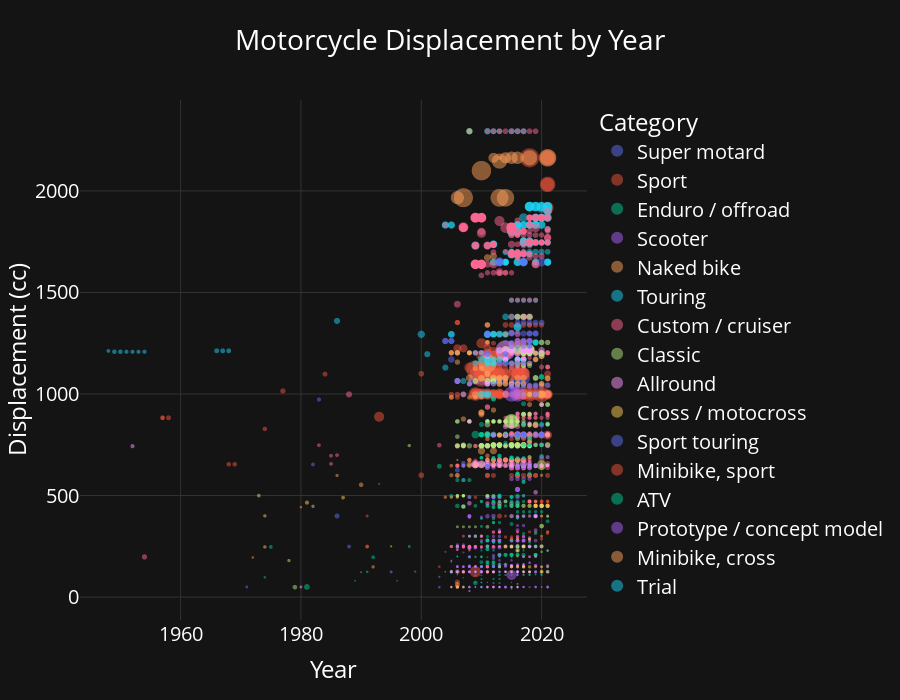

Notebook code for this chart:
### Markdown cell above
### Chart divided in two
 > Our professor doesn't like it

### Code cell
# Keep only the columns we need for this scatter
df_year_cc = df.dropna(subset=["Year", "Displacement_cc", "Price_adj"])
df_year_price = df.dropna(subset=["Year", "Price_adj"])

df_year_cc = df_year_cc[df_year_cc["Displacement_cc"] < 3000]
# create a scatterplot with Year on x, Displacement_cc on y to see if there are any trends
fig4 = px.scatter(
    df_year_cc,
    x="Year",
    y="Displacement_cc",
    color="Category",
    hover_name="Model", # when hovering, show the model, really cute
    color_discrete_sequence=px.colors.qualitative.Plotly,
    opacity=0.5,
    size="Price_adj",
    height=700,
    title="Motorcycle Displacement by Year",
    labels={
        "Year": "Year",
        "Displacement_cc": "Displacement (cc)",
        "Category": "Category"
    }
)
fig4.update_traces(marker=dict(line=dict(width=0)))
set_theme(fig4).show()

### Figure 1 — Plotly figure (JSON) as saved in the notebook; plotly's stock layout.template omitted (floating-point values rounded to 4 significant figures; data arrays with more than 128 entries replaced by an {"elided": "..."} marker saying what was removed)
{"data": [{"hovertemplate": "<b>%{hovertext}</b><br><br>Category=Super motard<br>Year=%{x}<br>Displacement (cc)=%{y}<br>Price_adj=%{marker.size}<extra></extra>", "hovertext": {"elided": "139 str values"}, "legendgroup": "Super motard", "marker": {"color": "#636EFA", "line": {"width": 0}, "opacity": 0.5, "size": {"elided": "139 float values"}, "sizemode": "area", "sizeref": 492.2, "symbol": "circle"}, "mode": "markers", "name": "Super motard", "showlegend": true, "type": "scattergl", "x": {"elided": "139 int values"}, "xaxis": "x", "y": {"elided": "139 float values"}, "yaxis": "y"}, {"hovertemplate": "<b>%{hovertext}</b><br><br>Category=Sport<br>Year=%{x}<br>Displacement (cc)=%{y}<br>Price_adj=%{marker.size}<extra></extra>", "hovertext": {"elided": "469 str values"}, "legendgroup": "Sport", "marker": {"color": "#EF553B", "line": {"width": 0}, "opacity": 0.5, "size": {"elided": "469 float values"}, "sizemode": "area", "sizeref": 492.2, "symbol": "circle"}, "mode": "markers", "name": "Sport", "showlegend": true, "type": "scattergl", "x": {"elided": "469 int values"}, "xaxis": "x", "y": {"elided": "469 float values"}, "yaxis": "y"}, {"hovertemplate": "<b>%{hovertext}</b><br><br>Category=Enduro / offroad<br>Year=%{x}<br>Displacement (cc)=%{y}<br>Price_adj=%{marker.size}<extra></extra>", "hovertext": {"elided": "210 str values"}, "legendgroup": "Enduro / offroad", "marker": {"color": "#00CC96", "line": {"width": 0}, "opacity": 0.5, "size": {"elided": "210 float values"}, "sizemode": "area", "sizeref": 492.2, "symbol": "circle"}, "mode": "markers", "name": "Enduro / offroad", "showlegend": true, "type": "scattergl", "x": {"elided": "210 int values"}, "xaxis": "x", "y": {"elided": "210 float values"}, "yaxis": "y"}, {"hovertemplate": "<b>%{hovertext}</b><br><br>Category=Scooter<br>Year=%{x}<br>Displacement (cc)=%{y}<br>Price_adj=%{marker.size}<extra></extra>", "hovertext": {"elided": "504 str values"}, "legendgroup": "Scooter", "marker": {"color": "#AB63FA", "line": {"width": 0}, "opacity": 0.5, "size": {"elided": "504 float values"}, "sizemode": "area", "sizeref": 492.2, "symbol": "circle"}, "mode": "markers", "name": "Scooter", "showlegend": true, "type": "scattergl", "x": {"elided": "504 int values"}, "xaxis": "x", "y": {"elided": "504 float values"}, "yaxis": "y"}, {"hovertemplate": "<b>%{hovertext}</b><br><br>Category=Naked bike<br>Year=%{x}<br>Displacement (cc)=%{y}<br>Price_adj=%{marker.size}<extra></extra>", "hovertext": {"elided": "323 str values"}, "legendgroup": "Naked bike", "marker": {"color": "#FFA15A", "line": {"width": 0}, "opacity": 0.5, "size": {"elided": "323 float values"}, "sizemode": "area", "sizeref": 492.2, "symbol": "circle"}, "mode": "markers", "name": "Naked bike", "showlegend": true, "type": "scattergl", "x": {"elided": "323 int values"}, "xaxis": "x", "y": {"elided": "323 float values"}, "yaxis": "y"}, {"hovertemplate": "<b>%{hovertext}</b><br><br>Category=Touring<br>Year=%{x}<br>Displacement (cc)=%{y}<br>Price_adj=%{marker.size}<extra></extra>", "hovertext": {"elided": "285 str values"}, "legendgroup": "Touring", "marker": {"color": "#19D3F3", "line": {"width": 0}, "opacity": 0.5, "size": {"elided": "285 float values"}, "sizemode": "area", "sizeref": 492.2, "symbol": "circle"}, "mode": "markers", "name": "Touring", "showlegend": true, "type": "scattergl", "x": {"elided": "285 int values"}, "xaxis": "x", "y": {"elided": "285 float values"}, "yaxis": "y"}, {"hovertemplate": "<b>%{hovertext}</b><br><br>Category=Custom / cruiser<br>Year=%{x}<br>Displacement (cc)=%{y}<br>Price_adj=%{marker.size}<extra></extra>", "hovertext": {"elided": "492 str values"}, "legendgroup": "Custom / cruiser", "marker": {"color": "#FF6692", "line": {"width": 0}, "opacity": 0.5, "size": {"elided": "492 float values"}, "sizemode": "area", "sizeref": 492.2, "symbol": "circle"}, "mode": "markers", "name": "Custom / cruiser", "showlegend": true, "type": "scattergl", "x": {"elided": "492 int values"}, "xaxis": "x", "y": {"elided": "492 float values"}, "yaxis": "y"}, {"hovertemplate": "<b>%{hovertext}</b><br><br>Category=Classic<br>Year=%{x}<br>Displacement (cc)=%{y}<br>Price_adj=%{marker.size}<extra></extra>", "hovertext": {"elided": "196 str values"}, "legendgroup": "Classic", "marker": {"color": "#B6E880", "line": {"width": 0}, "opacity": 0.5, "size": {"elided": "196 float values"}, "sizemode": "area", "sizeref": 492.2, "symbol": "circle"}, "mode": "markers", "name": "Classic", "showlegend": true, "type": "scattergl", "x": {"elided": "196 int values"}, "xaxis": "x", "y": {"elided": "196 float values"}, "yaxis": "y"}, {"hovertemplate": "<b>%{hovertext}</b><br><br>Category=Allround<br>Year=%{x}<br>Displacement (cc)=%{y}<br>Price_adj=%{marker.size}<extra></extra>", "hovertext": ["Ducati Scrambler Nightshift", "Kawasaki Versys 650", "Kawasaki Versys 650 LT", "California Scooter RX4", "Kawasaki Versys 650", "Kawasaki Z900RS Black Edition", "Triumph Tiger 1200 XCA", "BMW F 800 R", "Genuine Scooter G400C", "Kawasaki Versys  650 ABS", "Sommer Diesel 516", "Suzuki TU250X", "Suzuki VanVan 200", "Bennche MB200", "Kawasaki Versys  650 ABS", "Leonart Heritage 125", "MH Bogga 125", "Moto Guzzi V9 Bobber", "Suzuki GSX650F", "Suzuki GW250", "Suzuki TU250X", "Suzuki VanVan 125", "Suzuki VanVan 200", "Triumph Tiger 1200 XCA", "Triumph Tiger 1200 XCX", "Triumph Tiger 1200 XR", "Triumph Tiger 1200 XRT", "Triumph Tiger 1200 XRX", "Triumph Tiger 1200 XRX Low", "UM Renegade Commando", "Yamaha SR400", "BMW R 1200 R ", "BMW R 1200 RS", "Brixton BX 125", "Brudeli 654L", "Kreidler Dice CR 125 NPJ Edition", "Moto Guzzi V9 Bobber", "Romet ADV 150", "Romet RX 125 Tour", "Romet Z 175", "Romet Z-One T125", "Romet ZXT 125", "Suzuki GW250", "Suzuki TU250X", "Suzuki VanVan 200", "Triumph Tiger Explorer XCa", "Triumph Tiger Explorer XCx", "Triumph Tiger Explorer XCx Low", "Triumph Tiger Explorer XR", "Triumph Tiger Explorer XRt", "Triumph Tiger Explorer XRx", "Triumph Tiger Explorer XRx Low", "Yamaha SR400", "BMW R 1200 R ", "BMW R 1200 RS", "Di Blasi Express 50", "Kawasaki Versys  650", "Kreidler Dice CR 125", "Mash Cafe Racer 125", "Mash Cafe Racer 250 Black Edition", "Mash Scrambler 125", "Mash Seventy 125", "Mash Seventy Five 125", "Mash Two Fifty", "Motorhispania Street 125 AC", "Sommer Diesel 462", "Suzuki GW250", "Suzuki TU250X", "Yamaha SR400", "Aprilia Mana 850 GT ABS", "Brudeli 654L", "Di Blasi Express ", "KTM 1050 Adventure", "KTM 1290 Super Adventure", "Sommer Diesel 462", "Suzuki GSX650F ABS", "Suzuki GW250", "Suzuki GW250Z", "Suzuki TU250X", "Triumph Tiger Explorer", "Triumph Tiger Explorer XC ABS", "Aprilia Mana 850 GT ABS", "BMW R 1200 R ", "BMW R 1200 R 90 Years", "BMW R 1200 R Classic", "BMW R 1200 R DarkWhite Special Model", "Romet Ogar Caffe 125", "Romet Z 175", "Romet ZK 125", "Triumph Tiger Explorer", "Triumph Tiger Explorer XC", "Brudeli 654L", "Di Blasi Express 50", "Johnny Pag RX 320i", "Sommer Diesel 462", "Triumph Tiger Explorer", "Derbi Terra 125", "Di Blasi Express 50", "Sommer Diesel 462", "Suzuki V-Strom 650 ABS", "Tomos Racing 45", "Triumph Tiger 800XC", "Brudeli 654L", "Derbi Terra 125", "Moto Morini Granpasso 1200", "Sommer Diesel 462", "Suzuki GSX650F", "Tomos Streetmate 45", "Triumph New Tiger 800", "Triumph Tiger 1050", "Triumph Tiger 1050  SE", "Brudeli 654L", "Brudeli 654L", "Hyosung Karion 125 Citytrail", "Sachs Saxylight", "Sommer Diesel 462", "Triumph Scrambler", "Triumph Tiger", "Hyosung RT 125 D", "Bajaj Pulsar 180 DTSi ETEC", "Hyosung RT 125 Karion", "Simson S51 B1-4", "Harley-Davidson Model K"], "legendgroup": "Allround", "marker": {"color": "#FF97FF", "line": {"width": 0}, "opacity": 0.5, "size": [12090.0, 9299, 9299, 5648.0, 8689.0, 11730.0, 23030.0, 11550.0, 4874.0, 8796.0, 11430.0, 4927.0, 4927.0, 754.3, 8740.0, 3401.0, 2962.0, 11320.0, 12940.0, 4423.0, 4963.0, 3668.0, 4963.0, 23470.0, 17810.0, 17810.0, 22720.0, 20230.0, 20500.0, 3560.0, 6474.0, 15580.0, 16580.0, 2917.0, 27640.0, 4012.0, 11600.0, 1707.0, 1423.0, 1850.0, 1992.0, 1138.0, 4531.0, 4863.0, 5084.0, 22880.0, 20950.0, 20950.0, 17910.0, 21890.0, 20170.0, 19900.0, 6632.0, 15910.0, 16930.0, 2252.0, 9031.0, 2934.0, 2974.0, 3720.0, 2788.0, 2353.0, 2850.0, 3713.0, 1658.0, 11550.0, 4628.0, 4967.0, 6763.0, 12800.0, 28580.0, 2287.0, 12570.0, 18290.0, 11570.0, 9797.0, 4686.0, 4686.0, 5029.0, 18180.0, 20010.0, 13730.0, 12690.0, 13090.0, 13650.0, 12690.0, 1347.0, 1797.0, 1298.0, 17970.0, 196900.0, 29080.0, 2321.0, 4652.0, 11450.0, 18260.0, 4936.0, 2355.0, 11360.0, 9795.0, 1609.0, 14160.0, 30120.0, 4986.0, 16950.0, 9938.0, 9515.0, 1773.0, 8601.0, 14450.0, 16860.0, 31070.0, 37890.0, 3385.0, 2520.0, 10110.0, 10070.0, 13840.0, 4186.0, 1819.0, 4312.0, 5426.0, 8845.0], "sizemode": "area", "sizeref": 492.2, "symbol": "circle"}, "mode": "markers", "name": "Allround", "showlegend": true, "type": "scattergl", "x": [2021, 2021, 2021, 2020, 2020, 2020, 2020, 2019, 2019, 2019, 2019, 2019, 2019, 2018, 2018, 2018, 2018, 2018, 2018, 2018, 2018, 2018, 2018, 2018, 2018, 2018, 2018, 2018, 2018, 2018, 2018, 2017, 2017, 2017, 2017, 2017, 2017, 2017, 2017, 2017, 2017, 2017, 2017, 2017, 2017, 2017, 2017, 2017, 2017, 2017, 2017, 2017, 2017, 2016, 2016, 2016, 2016, 2016, 2016, 2016, 2016, 2016, 2016, 2016, 2016, 2016, 2016, 2016, 2016, 2015, 2015, 2015, 2015, 2015, 2015, 2015, 2015, 2015, 2015, 2015, 2015, 2014, 2014, 2014, 2014, 2014, 2014, 2014, 2014, 2014, 2014, 2013, 2013, 2013, 2013, 2013, 2012, 2012, 2012, 2012, 2012, 2012, 2011, 2011, 2011, 2011, 2011, 2011, 2011, 2011, 2011, 2010, 2009, 2008, 2008, 2008, 2008, 2008, 2007, 2005, 2005, 1980, 1952], "xaxis": "x", "y": [803, 649, 649, 450, 649, 948, 1215, 798, 397, 649, 516, 249, 199, 196, 649, 125, 125, 853, 656, 248, 248, 125, 199, 1215, 1215, 1215, 1215, 1215, 1215, 125, 399, 1170, 1170, 124, 654.7, 125, 853, 149, 124, 163, 125, 124, 248, 248, 199, 1215, 1215, 1215, 1215, 1215, 1215, 1215, 399, 1170, 1170, 49.9, 649, 125, 124.6, 249, 124.6, 124.6, 124.6, 249, 125, 462, 248, 248, 399, 839.3, 654.7, 49.9, 1050, 1301, 462, 656, 248, 248, 248, 1215, 1215, 839.3, 1170, 1170, 1170, 1170, 124.5, 163, 124.5, 1215, 1215, 654.7, 49.9, 320, 462, 1215, 124.2, 49.9, 462, 645, 49.7, 799, 654.7, 124.2, 1187, 462, 656, 49, 799, 1050, 1050, 654.7, 654.7, 124.5, 30, 462, 865, 1050, 124.5, 180, 124, 49.8, 743], "yaxis": "y"}, {"hovertemplate": "<b>%{hovertext}</b><br><br>Category=Cross / motocross<br>Year=%{x}<br>Displacement (cc)=%{y}<br>Price_adj=%{marker.size}<extra></extra>", "hovertext": ["Honda CRF150R", "Honda CRF450R", "Honda CRF450RL", "KTM 450 SX-F", "Honda CRF125F", "Honda CRF150R", "Honda CRF450L", "Honda CRF450R", "Honda CRF450RWE", "Husqvarna FC 250", "Husqvarna FC 350", "Husqvarna TC 125", "Honda CRF150R", "Honda CRF450L", "Honda CRF450R", "Honda CRF450R Slettes", "Honda CRF125F", "Honda CRF150R", "Honda CRF450R", "Honda CRF125F", "Honda CRF150R", "Honda CRF150R Expert", "Honda CRF250R", "Honda CRF450R", "Pitster Pro LXR 250F MX - Enduro EFI", "Honda CRF125F", "Honda CRF150R", "Honda CRF250R", "Honda CRF450R", "Motors Europe FX125x", "Motors Europe FX150", "Motors Europe FX200", "Motors Europe FX250", "Motors Europe MX4", "Motors Europe MX4 Pro", "Motors Europe RX250", "Motors Europe RX250R", "Honda CRF125F", "Honda CRF150R Expert", "Honda CRF150R II", "Honda CRF250R", "Honda CRF450R", "Honda CRF125F", "Honda CRF250R", "Honda CRF150RII", "Honda CRF450R", "ATK 450 MX", "PRC (Pro Racing Cycles) LX-RR Works", "Hyosung XRX 125", "PRC (Pro Racing Cycles) LX-RR Works", "PRC (Pro Racing Cycles) Phantom LX 50", "PRC (Pro Racing Cycles) Phantom LX-R 50", "Honda CR 250 R", "Yamaha YZ490", "Yamaha IT465", "AJS Stormer Y4 250 Mk 2", "CZ 400 MX Type 981"], "legendgroup": "Cross / motocross", "marker": {"color": "#FECB52", "line": {"width": 0}, "opacity": 0.5, "size": [5199, 9599, 9999, 10199, 3245.0, 5339.0, 10890.0, 9841.0, 9841.0, 9631.0, 10360.0, 7747.0, 5404.0, 11020.0, 9856.0, 9856.0, 3236.0, 5502.0, 9873.0, 3205.0, 5516.0, 5682.0, 8400.0, 9782.0, 4973.0, 3160.0, 5644.0, 8579.0, 9821.0, 2471.0, 2347.0, 2968.0, 3341.0, 1366.0, 1986.0, 3962.0, 4707.0, 3200.0, 5876.0, 5831.0, 8688.0, 9945.0, 3662.0, 8698.0, 5804.0, 9817.0, 9534.0, 4834.0, 3911.0, 6719.0, 2552.0, 3628.0, 2845.0, 7156.0, 8943.0, 6315.0, 6596.0], "sizemode": "area", "sizeref": 492.2, "symbol": "circle"}, "mode": "markers", "name": "Cross / motocross", "showlegend": true, "type": "scattergl", "x": [2021, 2021, 2021, 2021, 2020, 2020, 2020, 2020, 2020, 2020, 2020, 2020, 2019, 2019, 2019, 2019, 2018, 2018, 2018, 2017, 2017, 2017, 2017, 2017, 2017, 2016, 2016, 2016, 2016, 2016, 2016, 2016, 2016, 2016, 2016, 2016, 2016, 2015, 2015, 2015, 2015, 2015, 2014, 2014, 2013, 2013, 2007, 2007, 2006, 2006, 2006, 2006, 1995, 1987, 1981, 1974, 1974], "xaxis": "x", "y": [149, 449.7, 449, 449.3, 124.9, 149, 449, 449.7, 449.7, 249.9, 349.7, 124.8, 149, 449, 449.7, 449.7, 124.9, 149, 449.7, 124.9, 149, 149, 249, 449.7, 250, 124.9, 149, 249, 449.7, 125, 150, 200, 250, 50, 65, 250, 250, 124.9, 149.7, 149.7, 249, 449.7, 124.9, 249, 149.7, 449.7, 446, 49.5, 125, 50, 49, 49, 250, 490, 465, 247, 400], "yaxis": "y"}, {"hovertemplate": "<b>%{hovertext}</b><br><br>Category=Sport touring<br>Year=%{x}<br>Displacement (cc)=%{y}<br>Price_adj=%{marker.size}<extra></extra>", "hovertext": ["Kawasaki Versys 1000 SE LT Plus", "Yamaha Tenere 700", "Kawasaki Concours 14 ABS", "MV Agusta Turismo Veloce Lusso", "MV Agusta Turismo Veloce Lusso RC SCS", "MV Agusta Turismo Veloce Lusso SCS", "Motus MSTR", "Yamaha Tenere 700", "BMW F 800 GT", "Kawasaki Concours 14 ABS", "Kawasaki Ninja H2 SX SE Plus", "Kawasaki Versys 1000 SE LT Plus", "Kawasaki Versys 650LT", "Yamaha FJR1300A", "Yamaha FJR1300ES", "Honda ST1300 ABS", "Honda VFR1200X", "Honda VFR1200X DCT", "Kawasaki Concours 14 ABS", "Kawasaki Versys 1000LT", "Kawasaki Versys 650LT", "Suzuki Bandit 1250 ABS", "Suzuki Bandit 1250S ABS", "Yamaha FJR1300A", "Yamaha FJR1300ES", "BMW F 800 GT", "Honda ST1300 ABS", "Honda VFR1200X DCT", "Kawasaki Concours 14 ABS", "Kawasaki Versys 1000LT", "Kawasaki Versys 650LT", "MV Agusta Stradale 800", "MV Agusta Turismo Veloce 800", "MV Agusta Turismo Veloce 800 Lusso", "MV Agusta Turismo Veloce 800 RC", "Moto Guzzi Norge GT 8V", "Motus MST", "Motus MSTR", "Suzuki Bandit 1250S ABS", "Yamaha FJR1300ES", "BMW F 800 GT", "Honda ST1300 ABS", "Honda VFR1200X DCT", "Kawasaki Concours  14 ABS", "Kawasaki Versys 1000LT", "Kawasaki Versys 650LT", "MV Agusta Stradale 800", "MV Agusta Turismo Veloce 800", "MV Agusta Turismo Veloce 800 Lusso", "Moto Guzzi Norge GT 8V", "Yamaha FJR1300A", "Honda VFR1200X Crosstourer", "Kawasaki Versys 1000LT", "Moto Guzzi Norge GT 8V", "Suzuki Bandit 1250F ABS", "Yamaha FJR1300ES", "Aprilia Caponord 1200 ABS", "Aprilia Dorsoduro 1200 ATC ABS", "BMW F 800 GT", "Moto Guzzi Norge GT 8V", "Suzuki Bandit 1250F ABS", "Moto Guzzi Norge GT 8V", "Motus MST", "Motus MST-R", "BMW F 800 ST", "Triumph Sprint GT", "BMW K 1300 S ", "Ducati Multistrada 1200", "Ducati Multistrada 1200 S Sport", "Hyosung GT650S", "Suzuki V-Strom 650", "Suzuki V-Strom 650 ABS", "Yamaha FJR1300A", "Buell XB12XT Ulysses", "Buell Ulysses XB12XT", "Triumph Sprint ST", "Bajaj Pulsar 220 DTS-Fi", "Hyosung GT650R TTC", "Kawasaki Ninja 650R", "MZ 1000ST SuperTraveller", "Moto Guzzi LeMans Nero Corsa", "Moto Guzzi V11 Le Mans", "BMW R 1200 ST", "Honda ST 1300", "Honda ST 1300 ABS", "Honda ST 1300", "Honda ST 1300 ABS", "Honda VTR 250 Interceptor", "Honda VF 400 F", "Honda CB1000C", "Yamaha Seca", "Zündapp KS 50 Super Sport type 517-20"], "legendgroup": "Sport touring", "marker": {"color": "#636EFA", "line": {"width": 0}, "opacity": 0.5, "size": [18199, 9999, 16330.0, 21880.0, 21880.0, 21880.0, 38710.0, 10470.0, 14840.0, 16530.0, 26500.0, 19080.0, 9750.0, 17380.0, 19080.0, 19670.0, 17260.0, 17700.0, 16830.0, 14030.0, 9711.0, 10680.0, 10680.0, 17700.0, 19420.0, 11050.0, 20150.0, 18650.0, 17240.0, 14370.0, 9948.0, 16140.0, 17690.0, 21330.0, 25750.0, 17960.0, 34240.0, 40870.0, 10940.0, 19900.0, 13660.0, 20580.0, 18060.0, 17500.0, 14680.0, 10050.0, 16480.0, 18060.0, 21450.0, 18390.0, 19620.0, 22130.0, 14630.0, 18620.0, 12810.0, 19310.0, 17740.0, 17740.0, 10290.0, 18650.0, 11820.0, 18840.0, 36000.0, 42980.0, 14810.0, 15810.0, 21140.0, 18060.0, 24090.0, 6865.0, 9034.0, 9756.0, 18660.0, 16150.0, 16410.0, 13840.0, 2712.0, 8618.0, 8363.0, 14480.0, 19480.0, 16120.0, 20800.0, 19010.0, 20530.0, 19360.0, 20800.0, 6867.0, 12650.0, 9925.0, 7862.0, 5152.0], "sizemode": "area", "sizeref": 492.2, "symbol": "circle"}, "mode": "markers", "name": "Sport touring", "showlegend": true, "type": "scattergl", "x": [2021, 2021, 2020, 2020, 2020, 2020, 2020, 2020, 2019, 2019, 2019, 2019, 2019, 2019, 2019, 2018, 2018, 2018, 2018, 2018, 2018, 2018, 2018, 2018, 2018, 2017, 2017, 2017, 2017, 2017, 2017, 2017, 2017, 2017, 2017, 2017, 2017, 2017, 2017, 2017, 2016, 2016, 2016, 2016, 2016, 2016, 2016, 2016, 2016, 2016, 2016, 2015, 2015, 2015, 2015, 2015, 2014, 2014, 2014, 2014, 2014, 2013, 2013, 2013, 2012, 2012, 2011, 2011, 2011, 2011, 2011, 2011, 2011, 2010, 2009, 2008, 2007, 2007, 2007, 2007, 2006, 2006, 2005, 2005, 2005, 2004, 2004, 1988, 1986, 1983, 1982, 1971], "xaxis": "x", "y": [1043, 689, 1352, 798, 798, 798, 1650, 689, 798, 1352, 998, 1043, 649, 1298, 1298, 1261, 1237, 1237, 1352, 1043, 649, 1255, 1255, 1298, 1298, 798, 1261, 1237, 1352, 1043, 649, 798, 798, 798, 798, 1151, 1650, 1650, 1255, 1298, 798, 1261, 1237, 1352, 1043, 649, 798, 798, 798, 1151, 1298, 1237, 1043, 1151, 1255, 1298, 1197, 1197, 798, 1151, 1255, 1151, 1650, 1650, 798, 1050, 1293, 1198.0, 1198.0, 647, 645, 645, 1298, 1203.0, 1203.0, 1050, 220, 647, 649, 999, 1064, 1064, 1170, 1261, 1261, 1261, 1261, 249, 399, 973, 653, 50], "yaxis": "y"}, {"hovertemplate": "<b>%{hovertext}</b><br><br>Category=Minibike, sport<br>Year=%{x}<br>Displacement (cc)=%{y}<br>Price_adj=%{marker.size}<extra></extra>", "hovertext": ["Benelli TNT 135"], "legendgroup": "Minibike, sport", "marker": {"color": "#EF553B", "line": {"width": 0}, "opacity": 0.5, "size": [2826.0], "sizemode": "area", "sizeref": 492.2, "symbol": "circle"}, "mode": "markers", "name": "Minibike, sport", "showlegend": true, "type": "scattergl", "x": [2020], "xaxis": "x", "y": [134.7], "yaxis": "y"}, {"hovertemplate": "<b>%{hovertext}</b><br><br>Category=ATV<br>Year=%{x}<br>Displacement (cc)=%{y}<br>Price_adj=%{marker.size}<extra></extra>", "hovertext": ["Honda FourTrax Rancher", "Kawasaki Brute Force 750 4x4i EPS", "Kawasaki Brute Force 750 4x4i EPS Camo", "Honda FourTrax Rancher", "Kawasaki Brute Force 750 4x4i", "Access Shade Sport 650", "Access Shade Sport 850", "Access Shade Xtreme 850", "Honda FourTrax Rancher", "Kawasaki Brute Force  750 4x4i EPS Camo", "Kawasaki Brute Force 300", "Kawasaki Brute Force 750 4x4i", "Bennche Gray Wolf 500", "Bennche Gray Wolf 700", "Honda FourTrax Rancher", "Kawasaki Brute Force 750 4x4i EPS", "Polaris Sportsman 450 HO", "Polaris Sportsman 570", "Polaris Sportsman 570 SP", "Polaris Sportsman 850", "Polaris Sportsman 850 SP", "Polaris Sportsman XP 1000", "Access AMS 4.38 SM Gear Shift", "Access AMS 4.38 SX Gear Shift", "Access AMS 6.46 Basic", "Access AMS 6.46 Lux", "Access AMS 6.46 Lux Long", "Access AMS 8.57 Lux LV", "Bennche Gray Wolf 500", "Bennche Gray Wolf 700", "Honda FourTrax Foreman Rubicon", "Honda FourTrax Rancher", "Suzuki QuadSport Z250", "Bennche Gray Wolf 500", "Bennche Gray Wolf 700", "Goes G 300 S", "Goes G 400i SM", "Goes G 450R SM", "Goes G 520 EPS", "Goes G 520 F Max", "Goes G 520F", "Triton Baja 50", "Triton Black Lizard 450", "Triton Defcon 700", "Triton RS 700 Roadster", "Bennche Gray Wolf 500", "Hyosung TE450S", "Polaris Sportsman 800 EFI", "Hyosung TE450S", "Kymco MXU 150", "Kymco MXU 300", "Kymco MXU 375i", "Kymco MXU 450i", "Kymco MXU 450i LE", "Kymco MXU 500", "Kymco MXU 500i", "Kymco MXU 500i LE", "Kymco MXU 700i", "Kymco MXU 700i LE", "Kymco Maxxer 450i", "Kymco Mongoose 300", "Kymco Mongoose 70", "Kymco Mongoose 90", "Qlink Rodeo 500", "Qlink Rodeo 700", "BamX BX200-U Back Country", "BamX BX250-U Back Country", "BamX BX400-U4 Sierra", "BamX BX50-U Exciter", "BamX BX500-U4 Tahoe", "BamX BX700-U4 Tahoe", "Bennche Gray Wolf 500", "Bennche Gray Wolf 700", "Can-Am Outlander 1000", "Can-Am Outlander 1000 XT", "Kymco MXU 150", "Kymco MXU 300 Shaft Drive", "Kymco MXU 375i 4x4 IRS", "Kymco MXU 450i IRS", "Kymco MXU 500 4x4 IRS", "Kymco Maxxer 375i 4x4 IRS", "Kymco Maxxer 450i", "Kymco Mongoose 300", "Kymco Mongoose 70", "Kymco Mongoose 90", "Can-Am Renegade 800R", "Can-Am Renegade 800R X XC", "Diamo Turista 300", "Hyosung TE450S", "Polaris Sportsman XP 850 EPS", "Triton Baja 250", "Triton Baja 300", "Triton Baja 400", "Triton Carbon 400", "Triton Outback 300", "Triton Supermoto 300", "BamX BX110-S Tracker", "BamX BX150-S Charger", "BamX BX200-S1 Assault", "BamX BX250-S1 Assault", "BamX BX350-S Assault", "BamX BX400-S Assault", "BamX BX450-S Assault", "BamX BX50-S Side Kick", "BamX BX70-S Charger", "Bennche Gray Wolf 500", "Bennche Gray Wolf 700", "Can-Am Outlander Max 800 EFI", "Can-Am Outlander Max 800 EFI  LTD", "Can-Am Renegade 800 EFI", "Can-Am Renegade 800 EFI xc", "Kymco Mongoose 300", "Kymco Mongoose 90", "Polaris Sportsman 850 EPS", "Qlink Rodeo 500", "Qlink Rodeo 700", "Cobra ECX70", "Diamo Lightning 110", "Diamo Storm 300", "UM MTX-450R"], "legendgroup": "ATV", "marker": {"color": "#00CC96", "line": {"width": 0}, "opacity": 0.5, "size": [5757.0, 10470.0, 11100.0, 5669.0, 9538.0, 9495.0, 10680.0, 8308.0, 5772.0, 11440.0, 4639.0, 9711.0, 6742.0, 7737.0, 5848.0, 11050.0, 6632.0, 7405.0, 9616.0, 9727.0, 11390.0, 13250.0, 9003.0, 8630.0, 8630.0, 9872.0, 9872.0, 11110.0, 6886.0, 7902.0, 9031.0, 5757.0, 4741.0, 6973.0, 8002.0, 5281.0, 7293.0, 9179.0, 8299.0, 7544.0, 7041.0, 4137.0, 9797.0, 11180.0, 11050.0, 6981.0, 5722.0, 8583.0, 5815.0, 3605.0, 4535.0, 6513.0, 7094.0, 7094.0, 6629.0, 8723.0, 9653.0, 10000.0, 10930.0, 8025.0, 4477.0, 2558.0, 2907.0, 6164.0, 3139.0, 2949.0, 3539.0, 5900.0, 1415.0, 6254.0, 7080.0, 7080.0, 8142.0, 12390.0, 14100.0, 3539.0, 4484.0, 6372.0, 6962.0, 6490.0, 6785.0, 7788.0, 4425.0, 2359.0, 2831.0, 11920.0, 14940.0, 4813.0, 6022.0, 12050.0, 5685.0, 6612.0, 7275.0, 8335.0, 6877.0, 7275.0, 1863.0, 2236.0, 2857.0, 3105.0, 5342.0, 5342.0, 7082.0, 1366.0, 1614.0, 5777.0, 6833.0, 12550.0, 16770.0, 12050.0, 15160.0, 4721.0, 2857.0, 12430.0, 4909.0, 5903.0, 10350.0, 2395.0, 5046.0, 7577.0], "sizemode": "area", "sizeref": 492.2, "symbol": "circle"}, "mode": "markers", "name": "ATV", "showlegend": true, "type": "scattergl", "x": [2020, 2020, 2020, 2019, 2019, 2018, 2018, 2018, 2018, 2018, 2018, 2018, 2017, 2017, 2017, 2017, 2017, 2017, 2017, 2017, 2017, 2017, 2016, 2016, 2016, 2016, 2016, 2016, 2016, 2016, 2016, 2016, 2016, 2015, 2015, 2015, 2015, 2015, 2015, 2015, 2015, 2015, 2015, 2015, 2015, 2014, 2014, 2014, 2013, 2013, 2013, 2013, 2013, 2013, 2013, 2013, 2013, 2013, 2013, 2013, 2013, 2013, 2013, 2013, 2013, 2012, 2012, 2012, 2012, 2012, 2012, 2012, 2012, 2012, 2012, 2012, 2012, 2012, 2012, 2012, 2012, 2012, 2012, 2012, 2012, 2011, 2011, 2011, 2011, 2011, 2011, 2011, 2011, 2011, 2011, 2011, 2010, 2010, 2010, 2010, 2010, 2010, 2010, 2010, 2010, 2010, 2010, 2010, 2010, 2010, 2010, 2010, 2010, 2010, 2010, 2010, 2009, 2009, 2009, 2009], "xaxis": "x", "y": [420, 749, 749, 420, 749, 608, 781, 781, 420, 749, 271, 749, 471, 686, 420, 749, 500, 567, 567, 850, 850, 952, 449, 449, 608, 608, 608, 781, 471, 686, 499, 420, 250, 471, 686, 280, 360, 449, 493, 493, 493, 49.3, 449, 686, 686, 471, 449, 760, 449, 151, 270, 366.9, 443, 443, 498.5, 499, 498.5, 695, 695, 442.9, 270, 69, 89, 471, 686, 197, 230, 387, 49.5, 471, 686, 471, 686, 976, 976, 151, 270, 366.9, 443, 498.5, 366.9, 442.9, 270, 69, 89, 799.9, 799.9, 299, 449, 850, 249.5, 280, 236, 236, 280, 280, 107, 148, 197, 230, 348, 387, 686, 49.5, 72, 471, 686, 799.9, 799.9, 799.9, 799.9, 270, 89, 850, 471, 686, 70, 107, 299, 449], "yaxis": "y"}, {"hovertemplate": "<b>%{hovertext}</b><br><br>Category=Prototype / concept model<br>Year=%{x}<br>Displacement (cc)=%{y}<br>Price_adj=%{marker.size}<extra></extra>", "hovertext": ["Drysdale V8", "Honda RC213V-S"], "legendgroup": "Prototype / concept model", "marker": {"color": "#AB63FA", "line": {"width": 0}, "opacity": 0.5, "size": [112900.0, 114300.0], "sizemode": "area", "sizeref": 492.2, "symbol": "circle"}, "mode": "markers", "name": "Prototype / concept model", "showlegend": true, "type": "scattergl", "x": [2016, 2015], "xaxis": "x", "y": [1000, 1000], "yaxis": "y"}, {"hovertemplate": "<b>%{hovertext}</b><br><br>Category=Minibike, cross<br>Year=%{x}<br>Displacement (cc)=%{y}<br>Price_adj=%{marker.size}<extra></extra>", "hovertext": ["Motors Europe MX2", "Motors Europe MX3", "BamX BX125 DB1 Enforcer", "BamX BX125 DB2 Renegade", "BamX BX125 DB3 Outlaw", "BamX BX50-DB Pee Wee", "BamX BX70-DB Trailstar", "BamX BX125 DB1 Enforcer", "BamX BX125 DB2 Renegade", "BamX BX50-DB Pee Wee", "BamX BX70-DB Trailstar", "Tauris Matador 125", "BamX BX125 DB1 Enforcer", "BamX BX125 DB2 Renegade", "BamX BX125 DB3 Outlaw", "BamX BX125-DB1 Enforcer", "BamX BX125-DB2 Renegade", "BamX BX125-DB3 Outlaw", "Lem R2", "Lem R3", "DB Motors Super Sport  50", "DB Motors ZZ  50"], "legendgroup": "Minibike, cross", "marker": {"color": "#FFA15A", "line": {"width": 0}, "opacity": 0.5, "size": [931.4, 1056.0, 1485.0, 1599.0, 1828.0, 970.6, 1142.0, 1565.0, 1685.0, 1023.0, 1203.0, 926.2, 1614.0, 1738.0, 1987.0, 1641.0, 1767.0, 2020.0, 6116.0, 6243.0, 3129.0, 2015.0], "sizemode": "area", "sizeref": 492.2, "symbol": "circle"}, "mode": "markers", "name": "Minibike, cross", "showlegend": true, "type": "scattergl", "x": [2016, 2016, 2015, 2015, 2015, 2015, 2015, 2011, 2011, 2011, 2011, 2011, 2010, 2010, 2010, 2009, 2009, 2009, 2006, 2006, 2005, 2005], "xaxis": "x", "y": [50, 50, 124, 124, 124, 49.5, 72, 124, 124, 49.5, 72, 124, 124, 124, 124, 124, 124, 124, 49.8, 49.8, 49, 49], "yaxis": "y"}, {"hovertemplate": "<b>%{hovertext}</b><br><br>Category=Trial<br>Year=%{x}<br>Displacement (cc)=%{y}<br>Price_adj=%{marker.size}<extra></extra>", "hovertext": ["BamX BX70-DB Trailstar", "BamX BX70-DB Trailstar", "Tank Sports Trail 110", "Tank Sports Trail 200", "Tank Sports Trail-X 200", "Tank Sports Trail-X 250", "AJP PR4 125 Trial"], "legendgroup": "Trial", "marker": {"color": "#19D3F3", "line": {"width": 0}, "opacity": 0.5, "size": [1241.0, 1262.0, 993.3, 1880.0, 1880.0, 2284.0, 4408.0], "sizemode": "area", "sizeref": 492.2, "symbol": "circle"}, "mode": "markers", "name": "Trial", "showlegend": true, "type": "scattergl", "x": [2010, 2009, 2006, 2006, 2006, 2006, 2005], "xaxis": "x", "y": [72, 72, 110, 200, 200, 249, 125], "yaxis": "y"}], "layout": {"font": {"color": "white", "size": 20}, "height": 700, "legend": {"bgcolor": "rgba(0,0,0,0)", "itemsizing": "constant", "title": {"text": "Category"}, "tracegroupgap": 0}, "paper_bgcolor": "#141415", "plot_bgcolor": "#141415", "title": {"text": "Motorcycle Displacement by Year"}, "xaxis": {"anchor": "y", "domain": [0, 1], "gridcolor": "#333333", "title": {"text": "Year"}, "zerolinecolor": "#333333"}, "yaxis": {"anchor": "x", "domain": [0, 1], "gridcolor": "#333333", "title": {"text": "Displacement (cc)"}, "zerolinecolor": "#333333"}}}
